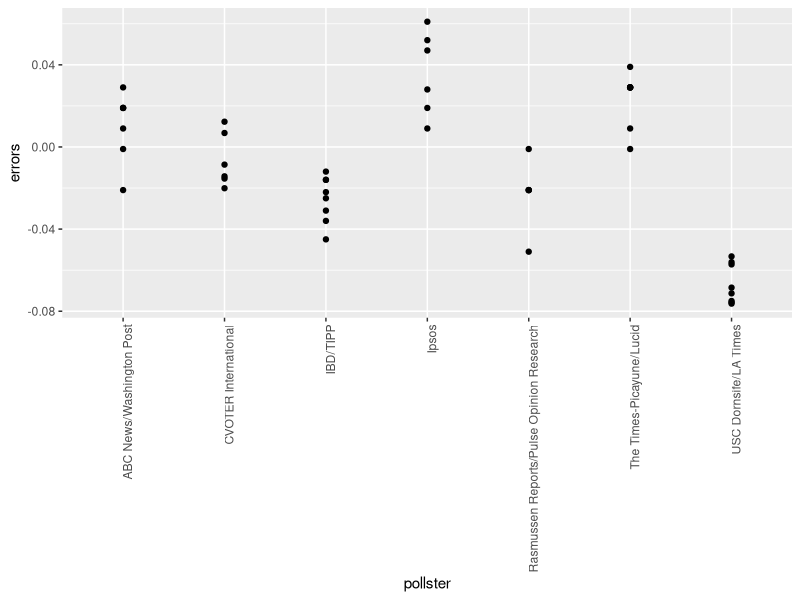

Reproduce this figure in R.
library(dslabs)
library(dplyr)
library(ggplot2)
data("polls_us_election_2016")

polls <- filter(polls_us_election_2016, enddate >= "2016-10-31" & state == "U.S.")
nrow(polls)

N <- polls$samplesize[1]
X_hat <- polls$rawpoll_clinton[1]/100
se_hat <- sqrt(X_hat*(1-X_hat)/N)

q <- qnorm(0.975)
# 95% confidence interval for the Clinton proportion
ci <- c(X_hat - se_hat*q, X_hat + se_hat*q)

pollster_results <- mutate(polls, X_hat = rawpoll_clinton/100,
                                  se_hat = sqrt(X_hat*(1-X_hat)/samplesize),
                                  lower = X_hat-se_hat*q,
                                  upper = X_hat+se_hat*q) %>%
                    select("pollster", "enddate", "X_hat", "se_hat", "lower", "upper")

hit <- pollster_results$lower <= 0.482 & 0.482 <= pollster_results$upper
avg_hit <- summarize(pollster_results, mean=mean(hit))

# now working with the spread
pollster_results <- mutate(polls, d_hat = (rawpoll_clinton-rawpoll_trump)/100,
                                  X_hat = (d_hat+1)/2,
                                  se_hat = 2*sqrt(X_hat*(1-X_hat))/samplesize,
                                  lower = d_hat-se_hat*q,
                                  upper = d_hat+se_hat*q) %>%
                    select("pollster", "enddate", "d_hat", "lower", "upper")

hit <- pollster_results$lower <= 0.021 & pollster_results$upper >= 0.021
avg_hit <- summarize(pollster_results, mean=mean(hit))

data <- mutate(pollster_results, errors = d_hat - 0.021)
data %>%
  group_by(pollster) %>%
  filter(n() >= 5) %>%
  ggplot(aes(x = pollster, y = errors)) +
  geom_point() +
  theme(axis.text.x = element_text(angle = 90, hjust = 1))
